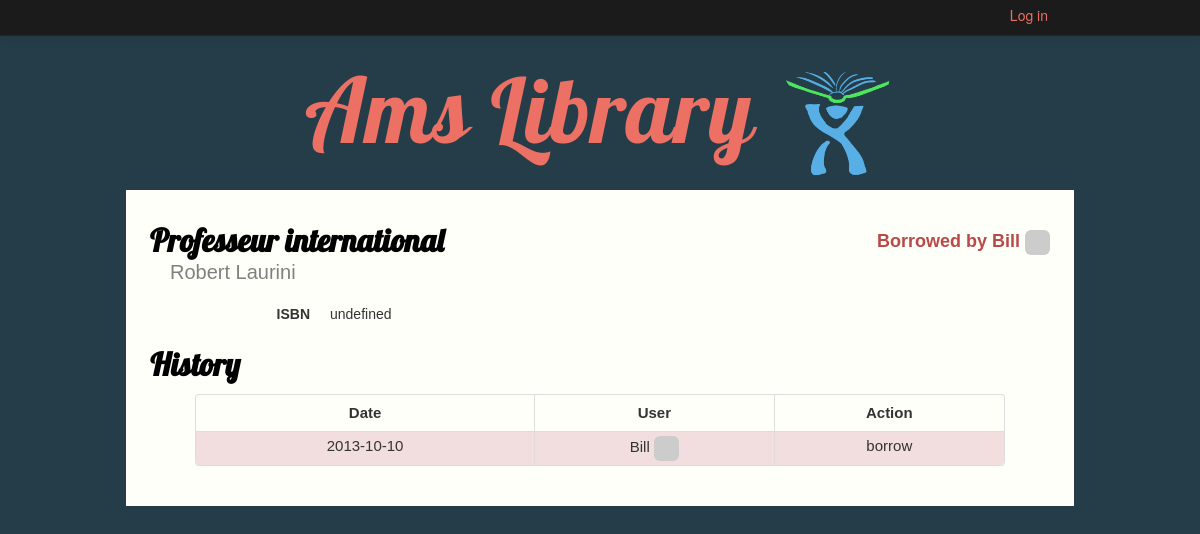
The app's page /detail/7 with its own data.
### tables this page shows
CREATE TABLE books (
  id integer primary key autoincrement,
  title string not null,
  description string,
  authors string,
  publisher string,
  publisherDate string,
  ISBN integer,
  thumbnail string,
  webReaderLink string,
  borrower string,
  borrowerGr string
);

CREATE TABLE borrowings (
  id integer primary key autoincrement,
  borrower string not null,
  borrowerGr string not null,
  date string not null,
  title string not null,
  action string not null
);

### flaskr.py (the view)
@app.route("/detail/<int:post_id>")
def detail(post_id, error=""):
    db = get_db()
    cur = db.execute("select * from books where id=?", [str(post_id)])
    book = cur.fetchone()
    cur = db.execute("select * from borrowings where title=? order by date, id desc", [book[1]])
    borrows = cur.fetchall()
    print borrows
    return render_template("detail_book.html", book=book, error=error, borrows=borrows)

### flaskr.py (called while the page is built)
def get_db():
    top = _app_ctx_stack.top
    if not hasattr(top, "sqlite_db"):
        sqlite_db = sqlite3.connect(app.config["DATABASE"])
        sqlite_db.row_factory = sqlite3.Row
        top.sqlite_db = sqlite_db
    return top.sqlite_db

@app.teardown_appcontext
def close_db_connection(exception):
    top = _app_ctx_stack.top
    if hasattr(top, "sqlite_db"):
        top.sqlite_db.close()

### templates/detail_book.html (shortened to what this page needs)
{% extends "layout.html" %}
{% block body %}
    <div class="pull-right borrow-book-info">
        {% if book.borrower %}
            <p class="text-error"><b>Borrowed by
                {% if session.logged_in and book.borrower == session.username %}
                    you!
                {% else %}
                    {{ book.borrower }} <img src="{{ book.borrowerGr ~ "&s=25" }}" alt="img" height="25" width="25" class="img-rounded"/>
                {% endif %}
            </b></p>
        {% endif %}
    </div>
    <h2>{{ book.title }}</h2>
    {% if book.authors %}
        <p class="book-author">{{ book.authors }}</p>
    {% endif %}
    <dl class="dl-horizontal">
        {% if book.ISBN %}
            <dt>ISBN</dt>
            <dd>{{ book.ISBN }}</dd>
        {% endif %}
    </dl>
    <div>
        <h2>History</h2>
        {% if borrows %}
            <table class="table table-bordered table-borrows">
                <thead>
                    <tr>
                        <th>Date</th>
                        <th>User</th>
                        <th>Action</th>
                    </tr>
                </thead>
                <tbody id="tabResults">
            {% for borrow in borrows %}
                <tr class="{{ borrow.action }}">
                    <td>{{ borrow.date }}</td>
                    <td>{{ borrow.borrower }} <img src="{{ borrow.borrowerGr ~ "&s=25" }}" alt="img" height="25" width="25" class="img-rounded"/></td>
                    <td>{{ borrow.action }}</td>
                </tr>
            {% endfor %}
            </tbody>
        {% else %}
            <em>No one read this book yet. Sad book is sad :'(</em>
        {% endif %}
    </table>
    </div>
{% endblock %}

### static/style.css (style rules this page uses)
body { background: none repeat scroll 0% 0% rgb(37, 61, 72); }
h2 { font-family: 'Lobster', cursive; color: black; }
.table { width: 90%; margin-left: auto; margin-right: auto; vertical-align: middle; }
.table td { font-size: 25px; padding: 4px 8px; height: 25px; }
.book-author { font-size: 20px; color: #808080; margin-left: 20px; top: -8px; position: relative; }
.borrow-book-info { font-size: 18px; margin: 20px 0px; }
.borrow-book-info > * { display: inline; }
.table-borrows td, .table-borrows th { font-size: 15px; text-align: center; }
.table-borrows tr.borrow td { background-color: #F2DEDE; }

### templates/layout.html (style rules this page uses)
body { padding-top: 60px; padding-bottom: 40px; }

### records on screen
books: borrower "Bill", title "Professeur international", authors "Robert Laurini", ISBN "undefined"
borrowings: date "2013-10-10", borrower "Bill", action "borrow"
